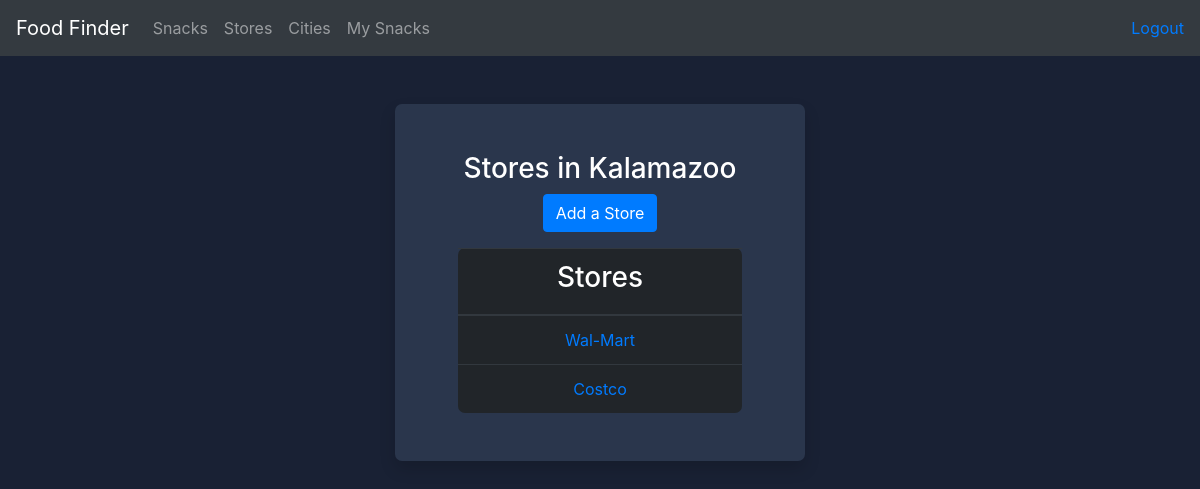
The app's page /store/city/1/ (signed in) with its own data.
### food/models.py (models this page shows)
class Store(models.Model):
    name = models.CharField(max_length=255)
    city = models.CharField(max_length=255)
    def __str__(self):
        return f'%s' % self.name

### food/views.py (the view)
# urls.py: path('store/city/<int:store_id>/', views.city_details, name='city_details'),
@login_required()
def city_details(request, store_id):
    store_city = get_object_or_404(Store, pk=store_id)
    city_store_list = Store.objects.filter(city=store_city.city)
    context = {
        'store_city': store_city,
        'city_store_list': city_store_list,
    }
    return render(request, 'food/city_detail.html', context)

### food/templates/food/city_detail.html
{% extends 'food/base.html' %}
{% block content %}
    <div class="row justify-content-center mt-5">
        <div class="col-lg-4 col-md-6 col-10 text-center shadow justify-content-center">
            <div class="m-5">
                {% if store_city %}
                    <h3 class="mb-2">Stores in {{ store_city.city }} </h3>
                    <a class="text-white btn btn-md btn-primary mb-3" href="{% url 'food:create_store' %}">Add a
                        Store</a>
                    <table class="table table-dark">
                        <thead>
                        <tr>
                            <th scope="col"><h3>Stores</h3></th>
                        </tr>
                        </thead>
                        <tbody>
                        {% for store in city_store_list %}
                            <tr>
                                <td><a href="{% url 'food:store_details' store.id %}">{{ store }}</a></td>
                            </tr>
                        {% endfor %}
                        </tbody>
                    </table>
                {% endif %}
            </div>
        </div>
    </div>
{% endblock %}

### static/css/custom-styles.css (style rules this page uses)
body { background-color: #192134; color: white; }
.shadow { background-color: #2A364C; border-radius: 7px; }
.table-dark { border-radius: 7px; }

### records on screen
Store: city "Kalamazoo", name "Wal-Mart"
Store: name "Costco"
